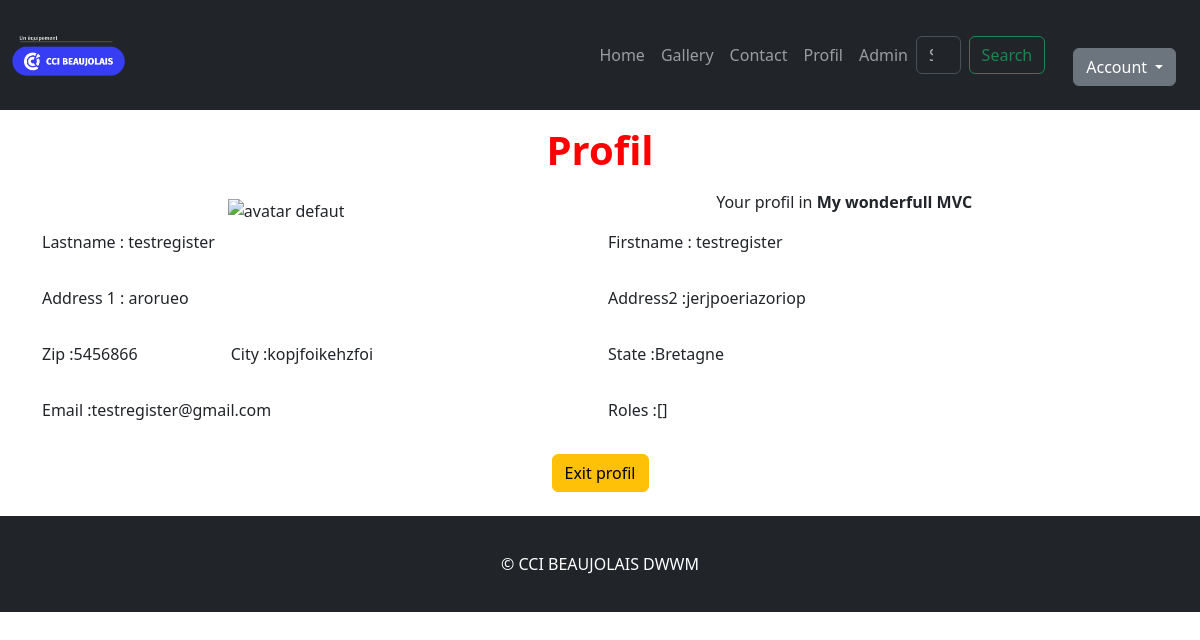
The app's page /?page=profil_user&id=26 (signed in) with its own data.
### tables this page shows
CREATE TABLE `contact` (
  `id` int(11) NOT NULL,
  `user_id` int(11) NOT NULL,
  `lastname` varchar(30) NOT NULL,
  `firstname` varchar(30) NOT NULL,
  `address1` varchar(255) NOT NULL,
  `address2` varchar(255) NOT NULL,
  `zip` varchar(30) NOT NULL,
  `city` varchar(30) NOT NULL,
  `state` varchar(30) NOT NULL,
  `message` varchar(255) NOT NULL,
  `create_at` datetime NOT NULL DEFAULT current_timestamp()
);

CREATE TABLE `user` (
  `id` int(11) NOT NULL,
  `email` varchar(255) NOT NULL,
  `avatar` varchar(255) NOT NULL DEFAULT 'C:\\xampp\\htdocs\\formation_php\\tp3\\assets\\uploads\\avatars\\avatardefault.png',
  `password` varchar(255) NOT NULL,
  `roles` varchar(255) NOT NULL DEFAULT '["ROLE_ADMIN", "ROLE_MEMBER"]',
  `register_at` datetime NOT NULL DEFAULT current_timestamp()
);

### controllers/controller_profil_user.php (called while the page is built, shortened)
<?php
$db = connectDB();
$id_to_show = (int)$_GET['id'];
if ($db){
    $sql = $db->query("SELECT * FROM user,contact WHERE user.id = $id_to_show and contact.user_id = $id_to_show");
    $sql->execute();
    $profil = ($sql->fetch(PDO::FETCH_ASSOC));
}
include "./views/base.phtml";
?>

### index.php (called while the page is built, shortened)
<?php
    require "./services/router.php";
    require "./controllers/controller_{$page}.php";
?>

### views/template_profil_user.phtml (the view)
<h1>Profil</h1>
<div class="titre-profil">
    <div>
        <img src="./assets/uploads/avatars/<?php echo $profil['avatar']?>" alt="avatar defaut"/>
    </div>
    <div>
        <p>Your profil in <span style ="font-weight: bold"><?= CONFIG_SITE_TITLE ?></span></p>
    </div>
</div>
<form class="row g-3" action="?page=register" method="POST" enctype="multipart/form-data">
    <div class=" col-md-6 ">
        <p>
            Lastname : <?= $profil['lastname'] ?>
        </p>
    </div>
    <div class="col-md-6">
        <p>
            Firstname : <?= $profil['firstname'] ?>
        </p>
    </div>
    <div class="col-md-6">
        <p>
            Address 1 : <?= $profil['address1'] ?>
        </p>
    </div>
    <div class="col-md-6">
        <p>
            Address2 :<?= $profil['address2'] ?>
        </p>
    </div>
    <div class="col-md-2">
        <p>
            Zip :<?= $profil['zip'] ?>
        </p>
    </div>
    <div class="col-md-4">
        <p>
            City :<?= $profil['city'] ?>
        </p>
    </div>
    <div class="col-md-3">
        <p>
            State :<?= $profil['state'] ?>
        </p>
    </div>
    <div class="col-md-6">
        <p>
            Email :<?= $profil['email'] ?>
        </p>
    </div>
    <div class="col-md-6">
        <p>
            Roles :<?= $profil['roles'] ?>
        </p>
    </div>
    <div class="col-12 mb-4 text-center">
        <a type="button" class="btn btn-warning" href="?page=admin_tab_user">Exit profil</a>
    </div>
</form>

### assets/css/main.css (style rules this page uses)
h1 { color:red; text-align: center; font-weight: bold; margin: 1rem; }
p { text-align: justify; }
.titre-profil { display: flex; justify-content: space-around; align-items: center; }

### records on screen
contact: lastname "testregister", firstname "testregister", address1 "arorueo", address2 "jerjpoeriazoriop", zip "5456866", city "kopjfoikehzfoi", state "Bretagne", user.email "testregister@gmail.com", user.roles "[]"

### other values on screen
CONFIG_SITE_TITLE "My wonderfull MVC"
